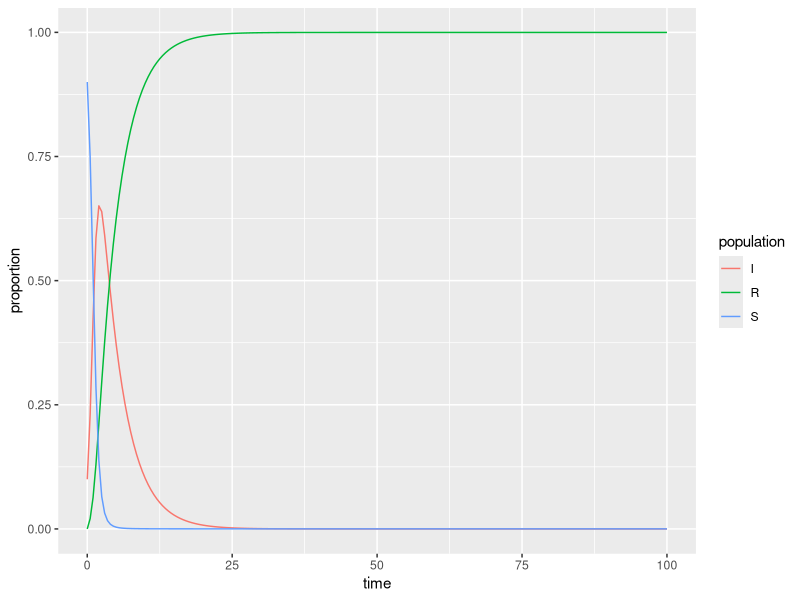

R code for this plot:
## ---- chunk 1
knitr::opts_chunk$set(echo = TRUE)
library(tidyverse)
library(deSolve)
## ---- chunk 2
### Specify parameters

## Proportion in each compartment: Susceptible 0.999999, Infected 0.000001, Recovered 0 (these are directly from the example linked above)
init <- c(S = 0.90, I = 0.10, R = 0.0)

## beta: infection parameter; gamma: recovery parameter
parameters <- c(beta = 2.316, gamma = 0.261)

## Time frame
times      <- seq(0, 100, by = 0.5)
## ---- chunk 3
## Build the function with all 
sir <- function(time, init, parameters) {

  with(as.list(c(init, parameters)), {

    dS <- -beta * S * I
    dI <-  beta * S * I - gamma * I
    dR <-  gamma * I
    
    return(list(c(dS, dI, dR)))
  })
}
## ---- chunk 4
## Solve using `deSolve::ode()`
approximation <- ode(y = init, times = times, func = sir, parms = parameters)
## ---- chunk 5
## Get output into a data frame
approx_df <- as.data.frame(approximation)

## Pivot longer so R will do the work for us: 
approx_long <- approx_df %>% 
  pivot_longer(cols = S:R, names_to = "population", values_to = "proportion")

## ---- chunk 6
ggplot(data = approx_long, aes(x = time, y = proportion)) +
  geom_line(aes(color = population))
